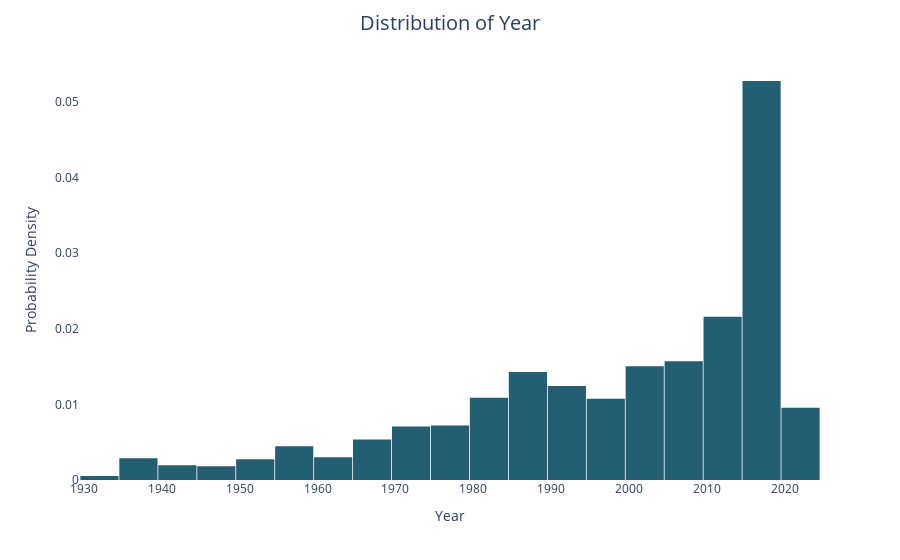

The code cell stored with this chart in its notebook:
### Code cell
fig_year = px.histogram(imdb, x = 'Year', histnorm='probability density', nbins = 30, color_discrete_sequence = colors)
fig_year.update_traces(selector=dict(type='histogram'))
fig_year.update_layout(title='Distribution of Year', title_x=0.5, title_pad=dict(t=20), title_font=dict(size=20), xaxis_title='Year', yaxis_title='Probability Density', xaxis=dict(showgrid=False), yaxis=dict(showgrid=False), bargap=0.02, plot_bgcolor = 'white')
fig_year.show()

### Figure 1 — Plotly figure (JSON) as saved in the notebook; plotly's stock layout.template omitted (floating-point values rounded to 4 significant figures; data arrays with more than 128 entries replaced by an {"elided": "..."} marker saying what was removed)
{"data": [{"alignmentgroup": "True", "bingroup": "x", "histnorm": "probability density", "hovertemplate": "Year=%{x}<br>probability density=%{y}<extra></extra>", "legendgroup": "", "marker": {"color": "#235E72", "pattern": {"shape": ""}}, "name": "", "nbinsx": 30, "offsetgroup": "", "orientation": "v", "showlegend": false, "type": "histogram", "x": {"elided": "1528 int values"}, "xaxis": "x", "yaxis": "y"}], "layout": {"bargap": 0.02, "barmode": "relative", "legend": {"tracegroupgap": 0}, "margin": {"t": 60}, "plot_bgcolor": "white", "title": {"font": {"size": 20}, "pad": {"t": 20}, "text": "Distribution of Year", "x": 0.5}, "xaxis": {"anchor": "y", "domain": [0, 1], "showgrid": false, "title": {"text": "Year"}}, "yaxis": {"anchor": "x", "domain": [0, 1], "showgrid": false, "title": {"text": "Probability Density"}}}}
